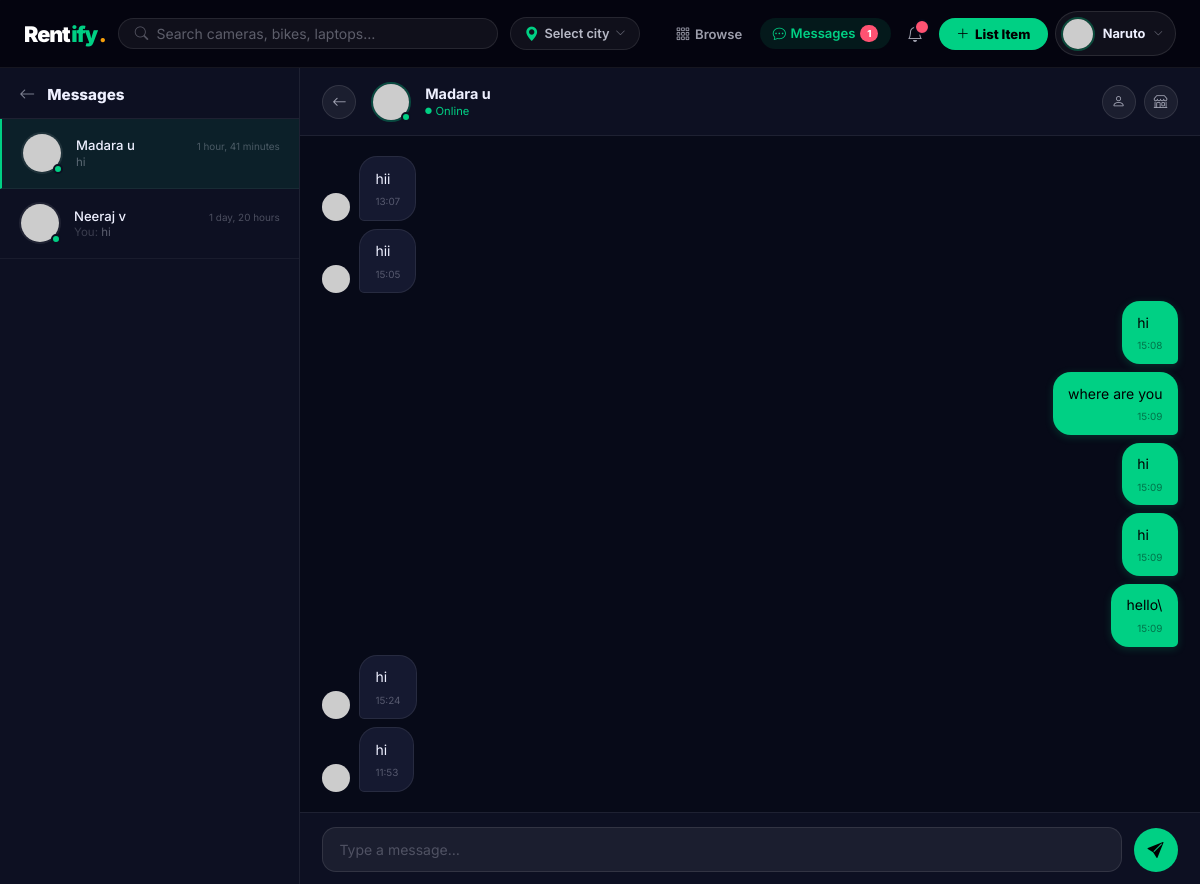
The app's page /messaging/3/ (signed in) with its own data.
### messaging/models.py (models this page shows, shortened)
class Conversation(models.Model):
    participants = models.ManyToManyField(User, related_name='conversations')
    created_at = models.DateTimeField(auto_now_add=True)
    updated_at = models.DateTimeField(auto_now=True)
    class Meta:
        ordering = ['-updated_at']
    def get_other_participant(self, user):
        return self.participants.exclude(pk=user.pk).first()
    def get_last_message(self):
        return self.messages.order_by('-created_at').first()
    def unread_count(self, user):
        return self.messages.filter(is_read=False).exclude(sender=user).count()

class Message(models.Model):
    conversation = models.ForeignKey(Conversation, on_delete=models.CASCADE, related_name='messages')
    sender = models.ForeignKey(User, on_delete=models.CASCADE, related_name='sent_messages')
    content = models.TextField()
    is_read = models.BooleanField(default=False)
    created_at = models.DateTimeField(auto_now_add=True)
    class Meta:
        ordering = ['created_at']

### messaging/views.py (the view, shortened to what this page needs)
# urls.py: path('<int:conv_id>/', views.conversation_view, name='conversation'),
@login_required
def conversation_view(request, conv_id):
    conversation = get_object_or_404(Conversation, pk=conv_id)
    if request.user not in conversation.participants.all():
        messages.error(request, "Access denied.")
        return redirect('inbox')
    conversation.messages.filter(is_read=False).exclude(sender=request.user).update(is_read=True)
    other = conversation.get_other_participant(request.user)
    msgs = conversation.messages.select_related('sender').all()
    all_convs = request.user.conversations.prefetch_related('participants', 'messages').order_by('-updated_at')
    conv_data = []
    for conv in all_convs:
        conv_data.append({
            'conversation': conv,
            'other': conv.get_other_participant(request.user),
            'last_message': conv.get_last_message(),
            'unread': conv.unread_count(request.user),
        })
    return render(request, 'messaging/conversation.html', {
        'conversation': conversation,
        'messages_list': msgs,
        'other': other,
        'conv_data': conv_data,
    })

### accounts/models.py (called while the page is built)
    def get_photo_url(self):
        if self.profile_photo:
            return self.profile_photo.url
        return '/static/images/default-avatar.png'

### listings/context_processors.py (called while the page is built)
def browse_location_processor(request):
    return {'browse_location': (request.session.get('browse_location') or '').strip()}

### notifications/context_processors.py (called while the page is built)
def notifications_processor(request):
    ctx = {
        'unread_notifications': [],
        'unread_count': 0,
        'user_listings_count': 0,
        'user_wishlist_count': 0,
        'user_messages_unread': 0,
        'footer_sections': _footer_sections(request),
    }
    if request.user.is_authenticated:
        user = request.user
        ctx['unread_notifications'] = Notification.objects.filter(
            recipient=user, is_read=False
        ).order_by('-created_at')[:8]
        ctx['unread_count'] = Notification.objects.filter(
            recipient=user, is_read=False
        ).count()
        ctx.update(_user_menu_stats(user))
    return ctx

def _user_menu_stats(user):
    from listings.models import Product, Wishlist
    from messaging.models import Message
    listings_count = Product.objects.filter(owner=user).count()
    wishlist_count = Wishlist.objects.filter(user=user).count()
    messages_unread = Message.objects.filter(
        conversation__participants=user,
        is_read=False,
    ).exclude(sender=user).count()
    return {
        'user_listings_count': listings_count,
        'user_wishlist_count': wishlist_count,
        'user_messages_unread': messages_unread,
    }

### notifications/models.py (called while the page is built)
    def get_icon(self):
        icons = {
            'booking_request': 'bi-calendar-plus',
            'booking_approved': 'bi-check-circle-fill',
            'booking_rejected': 'bi-x-circle-fill',
            'new_message': 'bi-chat-dots-fill',
            'product_returned': 'bi-box-arrow-in-down',
            'new_review': 'bi-star-fill',
            'general': 'bi-bell-fill',
        }
        return icons.get(self.notification_type, 'bi-bell')

### subscriptions/context_processors.py (called while the page is built)
def premium_processor(request):
    try:
        if not request.user.is_authenticated:
            return dict(_SAFE_DEFAULT)
        return premium_context(request.user)
    except Exception:
        return dict(_SAFE_DEFAULT)

### subscriptions/utils.py (called while the page is built)
def _db_safe(fn, default=None):
    try:
        return fn()
    except (OperationalError, ProgrammingError):
        return default
    except Exception:
        return default

### templates/messaging/conversation.html (shortened to what this page needs)
{% extends 'base.html' %}
{% load static %}
{% block content %}
<div class="msg-shell">
  <aside class="msg-sidebar">
    <div class="msg-sidebar-head">
      <a href="{% url 'inbox' %}" style="color:rgba(238,240,255,.5);text-decoration:none;flex-shrink:0;">
        <i class="bi bi-arrow-left" style="font-size:1rem;"></i>
      </a>
      <span class="sidebar-title">Messages</span>
    </div>
    <div class="conv-list">
      {% for item in conv_data %}
      <a href="{% url 'conversation' item.conversation.pk %}"
         class="conv-item {% if item.conversation.pk == conversation.pk %}active{% endif %} {% if item.unread > 0 %}unread{% endif %}">
        <div class="ci-av">
          <img src="{{ item.other.profile.get_photo_url }}"
               onerror="this.src='https://placehold.co/42/4F8EF7/fff?text={{ item.other.username|first|upper }}'">
          <span class="ci-dot"></span>
        </div>
        <div class="ci-body">
          <div class="ci-row">
            <span class="ci-name">{{ item.other.get_full_name|default:item.other.username }}</span>
            {% if item.last_message %}<span class="ci-time">{{ item.last_message.created_at|timesince }}</span>{% endif %}
          </div>
          <div class="ci-last">
            {% if item.last_message %}
              {% if item.last_message.sender == request.user %}<span style="color:rgba(238,240,255,.2);">You: </span>{% endif %}
              {{ item.last_message.content|truncatechars:35 }}
            {% else %}Say hello!{% endif %}
          </div>
        </div>
      </a>
      {% empty %}
      <div style="padding:2rem;text-align:center;font-size:.78rem;color:rgba(238,240,255,.25);">No other conversations</div>
      {% endfor %}
    </div>
  </aside>
  <div class="chat-area">
    <div class="chat-header">
      <a href="{% url 'inbox' %}" class="ch-back d-md-none"><i class="bi bi-arrow-left"></i></a>
      <div class="ch-avatar">
        <img src="{{ other.profile.get_photo_url }}"
             alt="{{ other.username }}"
             onerror="this.src='https://placehold.co/40/4F8EF7/fff?text={{ other.username|first|upper }}'">
        <span class="ch-online"></span>
      </div>
      <div class="ch-info">
        <div class="ch-name">
          {{ other.get_full_name|default:other.username }}
        </div>
        <div class="ch-status">
          <i class="bi bi-circle-fill" style="font-size:.4rem;"></i> Online
        </div>
      </div>
      <div class="ch-actions">
        <a href="{% url 'public_profile' other.username %}" class="ch-btn" title="View profile">
          <i class="bi bi-person"></i>
        </a>
        <a href="{% url 'search' %}" class="ch-btn" title="Browse listings">
          <i class="bi bi-shop"></i>
        </a>
      </div>
    </div>
    <div id="chat-messages" class="chat-messages">
      {% if messages_list %}
        {% for msg in messages_list %}
        <div class="msg-row {% if msg.sender == request.user %}mine{% else %}theirs{% endif %}" data-id="{{ msg.pk }}">
          {% if msg.sender != request.user %}
          <img src="{{ msg.sender.profile.get_photo_url }}" class="row-av"
               onerror="this.src='https://placehold.co/28/4F8EF7/fff?text={{ msg.sender.username|first|upper }}'">
          {% endif %}
          <div class="bubble {% if msg.sender == request.user %}mine{% else %}theirs{% endif %}">
            {{ msg.content }}
            <span class="bubble-time">{{ msg.created_at|time:"H:i" }}</span>
          </div>
        </div>
        {% endfor %}
      {% endif %}
    </div>
    <form method="post" class="chat-input-bar" id="msg-form">
      <textarea name="content" id="msg-input" class="chat-textarea"
                placeholder="Type a message…" rows="1"
                onkeydown="if(event.key==='Enter'&&!event.shiftKey){event.preventDefault();submitMsg();}"></textarea>
      <button type="button" class="send-btn" onclick="submitMsg()" title="Send">
        <i class="bi bi-send-fill"></i>
      </button>
    </form>
  </div>
</div>
{% endblock %}

### templates/includes/navbar.html (shortened to what this page needs)
{% if user.is_authenticated %}
<nav class="rfy-nav" id="mainNav">
  <div class="rfy-nav-inner">
    <a href="{% url 'home' %}" class="rfy-brand me-1">
      <span class="b-dark">Rent</span><span style="color:var(--green);">ify</span><span class="b-dot">.</span>
    </a>
    <form class="rfy-search d-none d-md-flex" action="{% url 'browse' %}" method="get" style="max-width:380px;">
      <i class="bi bi-search" style="color:rgba(238,240,255,.3);font-size:.85rem;flex-shrink:0;"></i>
      <input type="text" name="q" placeholder="Search cameras, bikes, laptops…" value="{{ request.GET.q|default:'' }}" autocomplete="off">
    </form>
    <div class="d-none d-lg-flex">
      {% include 'includes/location_dropdown.html' %}
    </div>
    <div class="rfy-nav-right d-none d-lg-flex">
      <a href="{% url 'browse' %}"
         class="rfy-navlink ">
        <i class="bi bi-grid-3x3-gap"></i> Browse
      </a>
      <a href="{% url 'inbox' %}"
         class="rfy-msg-link {% if request.resolver_match.url_name == 'inbox' or request.resolver_match.url_name == 'conversation' %}active{% endif %}">
        <i class="bi bi-chat-dots"></i>
        Messages
        {% if unread_count > 0 %}<span class="rfy-msg-badge">{{ unread_count }}</span>{% endif %}
      </a>
      <div style="position:relative;">
        <button class="rfy-iconbtn" id="notifBtn" aria-label="Notifications">
          <i class="bi bi-bell"></i>
          {% if unread_count > 0 %}<span class="rfy-badge"></span>{% endif %}
        </button>
      </div>
      <a href="{% url 'create_listing' %}" class="rfy-list-btn">
        <i class="bi bi-plus-lg"></i> List Item
      </a>
      <div class="rfy-nav-authed-only" style="position:relative;margin-left:.15rem;">
        <button class="rfy-profile-trigger" id="profileBtn" aria-expanded="false">
          <img src="{{ request.user.profile.get_photo_url }}"
               alt="{{ request.user.username }}"
               onerror="this.src='https://placehold.co/34/4F8EF7/fff?text={{ request.user.username|first|upper }}'">
          <span class="pt-name d-none d-xl-block">{{ request.user.first_name|default:request.user.username }}</span>
          <i class="bi bi-chevron-down pt-caret"></i>
        </button>
      </div>
    </div>
  </div>
</nav>
{% endif %}

### static/css/marketplace.css (style rules this page uses)
:root { --bg: #050816; --bg2: #090C1A; --bg3: #0D1020; --surf: #101428; --surf2: #151930; --surf3: #1C2038; --border: rgba(255,255,255,.07); --border2: rgba(255,255,255,.13); --text: #EEF0FF; --text2: rgba(238,240,255,.6); --text3: rgba(238,240,255,.32); --green: #00D084; --green2: #00F59A; --gdim: rgba(0,208,132,.1); --gborder: rgba(0,208,132,.22); --blue: #4F8EF7; --bdim: rgba(79,142,247,.1); --gold: #F59E0B; --red: #FF5272; --rdim: rgba(255,82,114,.1); --purple: #A78BFA; --cyan: #22D3EE; --r-xs: 6px; --r-sm: 10px; --r: 14px; --r-lg: 20px; --r-xl: 28px; --r-2xl: 40px; --ease: cubic-bezier(.16,1,.3,1); --fast: .18s var(--ease); --slow: .4s var(--ease); --sh-sm: 0 2px 8px rgba(0,0,0,.3); --sh: 0 4px 24px rgba(0,0,0,.45); --sh-lg: 0 12px 48px rgba(0,0,0,.6); --sh-xl: 0 24px 80px rgba(0,0,0,.7); --glow-green: 0 0 32px rgba(0,208,132,.2); --glow-blue: 0 0 32px rgba(79,142,247,.18); }
*,*::before,*::after { box-sizing:border-box;margin:0;padding:0 }
img { display:block;max-width:100% }
a { text-decoration:none;color:inherit }
.conv-list { flex:1;overflow-y:auto;scrollbar-width:thin;scrollbar-color:var(--surf3) transparent }
.conv-item { display:flex;align-items:center;gap:.85rem; padding:.85rem 1.25rem;border-bottom:1px solid var(--border); cursor:pointer;transition:background var(--fast);text-decoration:none;color:inherit; }
.conv-item:hover,.conv-item.active { background:var(--surf2) }
.chat-messages { flex:1;overflow-y:auto;padding:1.25rem 1.5rem; display:flex;flex-direction:column;gap:.6rem; scrollbar-width:thin;scrollbar-color:var(--surf3) transparent }
.chat-input-bar { padding:.85rem 1.5rem;background:var(--surf); border-top:1px solid var(--border);display:flex;gap:.65rem;align-items:flex-end;flex-shrink:0 }

### static/css/landing-shared.css (style rules this page uses)
:root { --g: #00D084; --g2: #00F59A; --b: #4F8EF7; --gold: #F59E0B; --red: #FF5272; --purple: #A78BFA; --bg: #050510; --surf: rgba(255,255,255,.05); --surf2: rgba(255,255,255,.08); --border: rgba(255,255,255,.08); --border2: rgba(255,255,255,.14); --text: #EEF0FF; --t2: rgba(238,240,255,.65); --t3: rgba(238,240,255,.35); --ease: cubic-bezier(.16,1,.3,1); --r-full: 999px; }
.d-none { display: none !important; }
.d-xl-block { display: none !important; }
@media (min-width: 768px) { .d-md-flex { display: flex !important; } }
@media (min-width: 992px) { .d-lg-flex { display: flex !important; } }
@media (min-width: 1200px) { .d-xl-block { display: block !important; } }

### static/css/dashboard.css (style rules this page uses)
html.auth-ready .rfy-nav-authed-only { opacity: 1; pointer-events: auto; transition: opacity 0.25s ease; }

### records on screen
Conversation: other.get_full_name "Madara u", last_message.created_at "1 hour, 41 minutes", last_message.content "hi"
Conversation: other.get_full_name "Neeraj v", last_message.created_at "1 day, 20 hours", shows "You:", last_message.content "hi"
Message: content "hii", created_at "13:07"
Message: content "hii", created_at "15:05"
Message: content "hi", created_at "15:08"
Message: content "where are you", created_at "15:09"
Message: content "hi", created_at "15:09"
Message: content "hi", created_at "15:09"
Message: content "hello\\", created_at "15:09"
Message: content "hi", created_at "15:24"
Message: content "hi", created_at "11:53"

### other values on screen
{{ unread_count }} "1"
{{ request.user.first_name|default:request.user.username }} "Naruto"
{{ other.get_full_name|default:other.username }} "Madara u"
